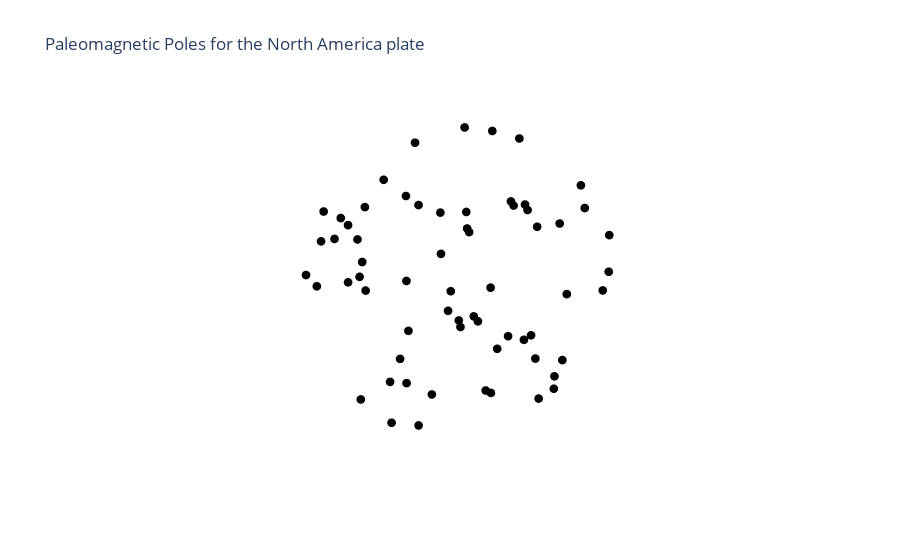

The cell this chart's notebook holds for it:
### Code cell
fig = go.Figure([PPs_plot], layout=layout)
fig.show()
